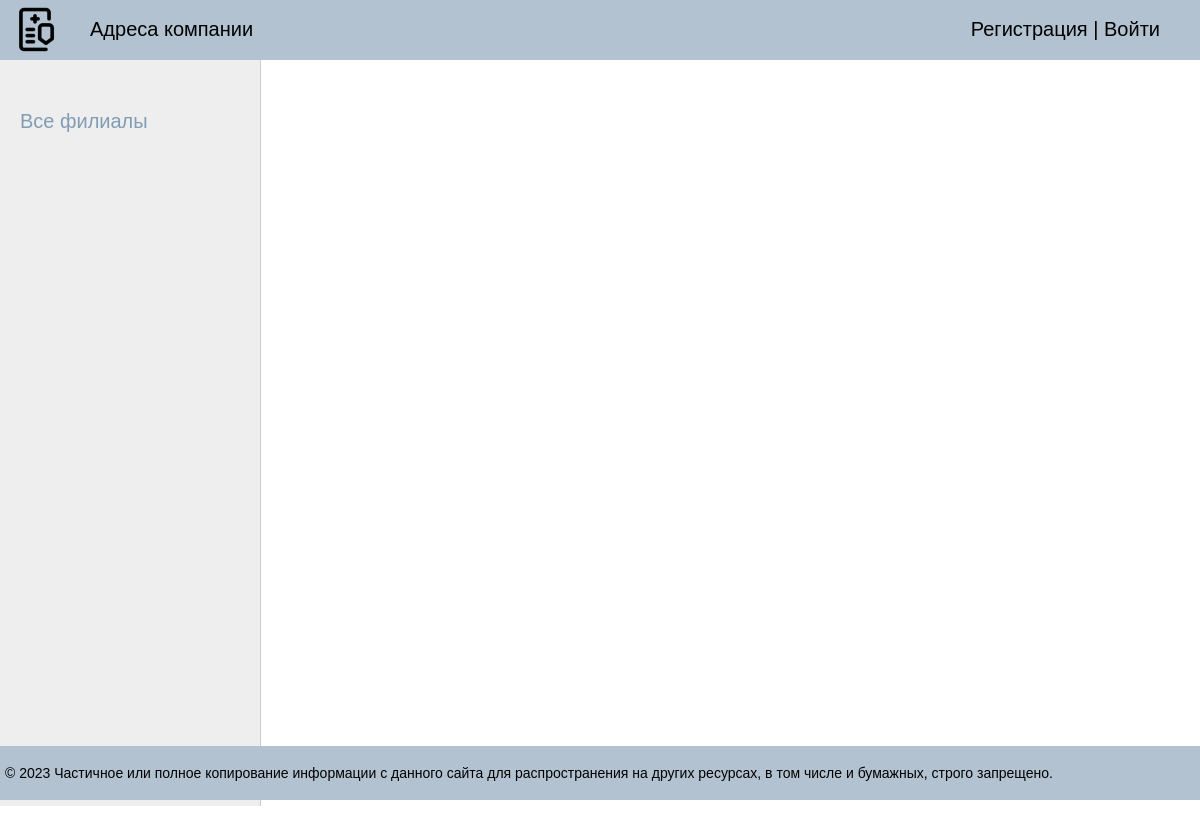
Page /address/ on the earlier database version.
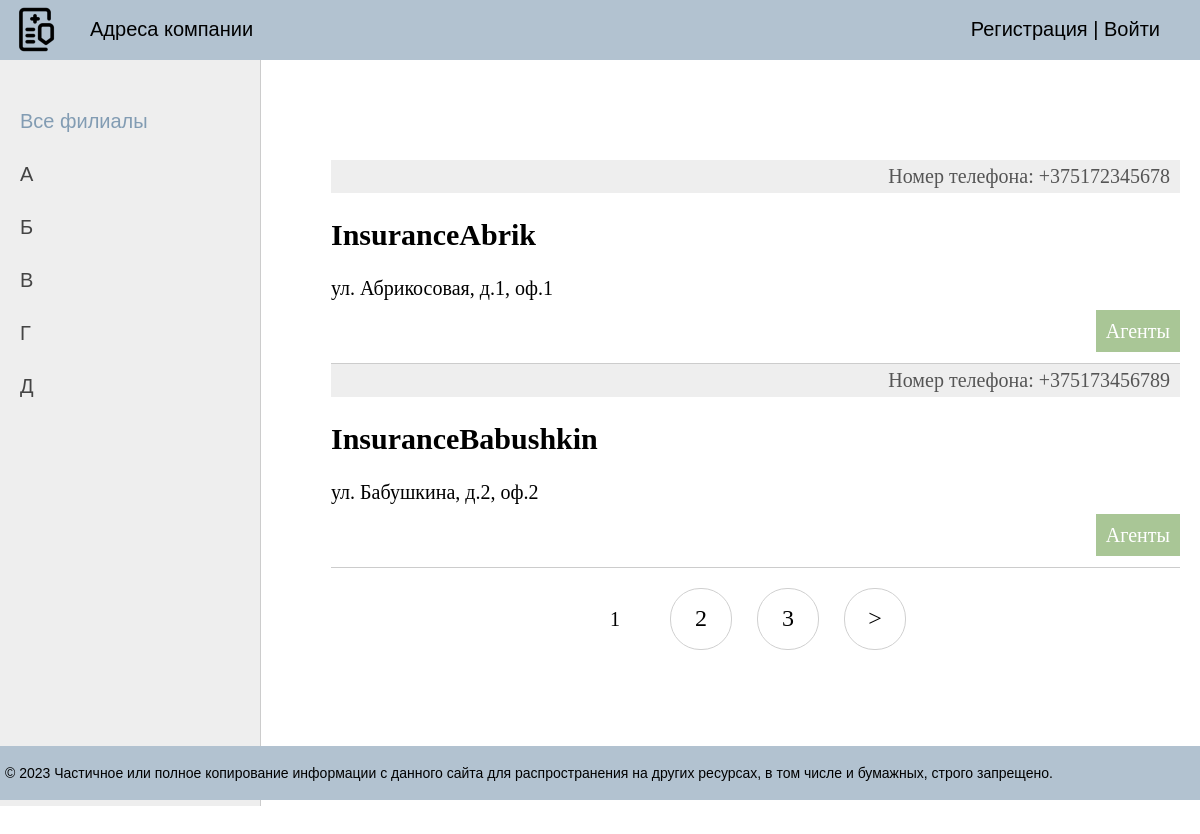
Same page on the later database version.
### mainapp/models.py (models this page shows, shortened)
class Letters(models.Model):
    letter = models.CharField(max_length=1, verbose_name='Буква')
    slug = models.SlugField(max_length=255, unique=True, db_index=True, verbose_name='URL')
    def get_absolute_url(self):
        return reverse('letter', kwargs={'let_slug': self.slug})
    class Meta:
        verbose_name = 'Буква'
        verbose_name_plural = 'Буквы'
        ordering = ['letter']

class InsuranceCompany(models.Model):
    name = models.CharField(max_length=100, verbose_name='Название филиала')
    address = models.CharField(max_length=100, verbose_name='Адресс')
    phone_number = models.CharField(max_length=13, verbose_name='Номер телефона')
    letter_id = models.ForeignKey('Letters', on_delete=models.PROTECT, verbose_name='Начальная буква')
    slug = models.SlugField(max_length=255, unique=True, db_index=True, verbose_name='URL')
    def get_absolute_url(self):
        return reverse('agent', kwargs={'agent_slug': self.slug})
    class Meta:
        verbose_name = 'Филлиал'
        verbose_name_plural = 'Филлиалы'
        ordering = ['letter_id']

### mainapp/views.py (the view)
# urls.py: path('address/', CompanyAddress.as_view(), name='address'),
class CompanyAddress(DataMixin, ListView):
    model = InsuranceCompany
    template_name = 'mainapp/address.html'
    context_object_name = 'posts'
    def get_context_data(self, *, object_list=None, **kwargs):
        context = super().get_context_data(**kwargs)
        c_def = self.get_user_context(title='Филиалы компании', let_selected=0)
        return dict(list(context.items()) + list(c_def.items()))

### mainapp/templatetags/mainapp_tags.py (called while the page is built)
@register.simple_tag(name='getcats')
def get_categories(filter=None):
    if not filter:
        return Category.objects.all()
    else:
        return Category.objects.filter(pk=filter)

### mainapp/templates/mainapp/address.html (shortened to what this page needs)
{% extends 'mainapp/base_for_address.html' %}
{% block content %}
<ul class="list-articles">
	{% for p in posts %}
			<li><div class="article-panel">
				<p class="last">Номер телефона: {{p.phone_number}}</p>
			</div>
				<h2>{{p.name}}</h2>
				{{p.address}}
			<p class="link-read-post"><a href="{{ p.get_absolute_url }}">Агенты</a></p>
			</li>
	{% endfor %}
</ul>
{% endblock %}

### mainapp/templates/mainapp/base_for_address.html (shortened to what this page needs)
{% load static %}
{% load mainapp_tags %}
<!DOCTYPE html>
<html>
<head>
    <link type="text/css" href="{% static 'mainapp/css/styles.css' %}" rel="stylesheet"/>
</head>
<body>
<table class="table-page" border=0 cellpadding="0" cellspacing="0">
    <tr>
        <td valign=top>
        {% block mainmenu %}
            <div class="header">
                <ul id="mainmenu" class="mainmenu">
                    <li class="logo"><a href="{% url 'home' %}">
                        <div class="logo"></div>
                    </a></li>
                    {% for m in menu %}
                    <li><a href="{% url m.url_name %}">{{m.title}}</a></li>
                    {% endfor %}
                    {% if request.user.is_authenticated %}
                    <li class="last">{{ user.username }} | <a href="{% url 'logout' %}">Выйти</a></li>
                    {% else %}
                    <li class="last">
                    <a href="{% url 'register' %}">Регистрация</a> | <a href="{% url 'login' %}">Войти</a>
                    </li>
                    {% endif %}
                </ul>
            </div>
            {% endblock mainmenu %}
            <table class="table-content" border=0 cellpadding="0" cellspacing="0">
                <tr>
                    <td valign="top" class="left-chapters">
                        <ul id="leftchapters">
                            {% if let_selected == 0 %}
                            <li class="selected">Все филиалы</li>
                            {% else %}
                            <li><a href="{% url 'address' %}">Все филиалы</a></li>
                            {% endif %}
                            {% for l in lets %}
                            {% if l.insurancecompany__count > 0 %}
                            {% if l.pk == let_selected %}
                            <li class="selected">{{l.letter}}</li>
                            {% else %}
                            <li><a href="{{ l.get_absolute_url }}">{{l.letter}}</a></li>
                            {% endif %}
                            {% endif %}
                            {% endfor %}
                        </ul>
                    </td>
                    <td valign="top" class="content">
                        <div class="content-text">
                            {% block content %}
                            {% endblock %}
                                                    {% if page_obj.has_other_pages %}
                            <nav class="list-pages">
                                <ul>
                                    {% for p in paginator.page_range %}
                                    {% if page_obj.number == p %}
                                    <li class="page-num page-num-selected">{{ p }}</li>
                                    {% elif p >= page_obj.number|add:-2 and p <= page_obj.number|add:2 %}
                                    <li class="page-num">
                                        <a href="?page={{ p }}">{{ p }}</a>
                                    </li>
                                    {% endif %}
                                    {% endfor %}
                                    {% if page_obj.has_next %}
                                    <li class="page-num">
                                        <a href="?page={{ page_obj.next_page_number }}">&gt;</a>
                                    </li>
                                    {% endif %}
                                </ul>
                            </nav>
                            {% endif %}
                        </div>
                    </td>
                </tr>
            </table>
        </td>
    </tr>
    <tr>
        <td valign=top>
            <div id="footer">
                <p>&copy; 2023 Частичное или полное копирование информации с данного сайта для распространения на других
                    ресурсах, в том числе и бумажных, строго запрещено.</p>
            </div>
        </td>
    </tr>
</table>
</body>
</html>

### mainapp/static/mainapp/css/styles.css (style rules this page uses)
html, body { font-family: 'Arial'; margin: 0; padding: 0; height: 100%; width: 100%; color: #444; }
a { color: #9acd32; text-decoration: none; }
p.link-read-post { text-align: right; }
p.link-read-post a { padding: 10px; min-width: 100px; background: #a9c696; color: #fff; text-decoration: none; }
div.article-panel { background: #eee; padding: 5px 10px 5px 10px; box-sizing: border-box; overflow: hidden; color: #555; }
div.article-panel p.last { margin: 0; float: right; }
ul.list-articles { list-style: none; margin: 0; padding: 0; }
ul.list-articles li { border-bottom: 1px solid #ccc; }
.table-page { width: 100%; height: 100%; vertical-align: top; }
.table-page tr { height: 100%; }
.header { background: #b2c2d0; height: 60px; }
.logo { background: url('../images/main(1).ico') no-repeat 10px 5px; width: 60px; height: 60px; }
ul.mainmenu { list-style: none; margin: 0; padding: 0; height: 60px; color: #000000; font-size: 20px; overflow: hidden; }
ul.mainmenu li { float: left; margin: 18px 40px 0 30px; }
ul.mainmenu li.logo { margin: 0; }
ul.mainmenu li.last { float: right; }
ul.mainmenu li a { color: #000000; text-decoration: none; }
.table-content { width: 100%; min-height: 100%; height: 100%; }
.left-chapters { margin: 0; background: #eee; border-right: 1px solid #ccc; min-height: 100%; }
.left-chapters ul { width: 230px; min-height: 100%; margin: 0; padding: 20px 10px 10px 20px; list-style: none; font-size: 20px; }
.left-chapters ul li { margin: 30px 0 0 0; color: #999; }
.left-chapters ul li.selected { color: #829cb3; }
.left-chapters ul li a { color: #444; text-decoration: none; }
.content { padding: 40px 20px 20px 40px; width: 100%; box-sizing: border-box; }
.content-text { margin: 60px 0 0 30px; color: #000; font-size: 20px; font-family: Yandex Sans Display Light; }
#footer { box-sizing: border-box; background: #b2c2d0; padding: 5px; color: #000000; font-size: 14px; font-family: Verdana, Geneva, Arial, Helvetica; text-align: left; overflow: hidden; }
.list-pages { text-align: center; margin: 0 0 20px 0; }
.list-pages ul { margin: 20px 0 0 0; padding: 0; list-style: none; }
.list-pages ul li { display: inline-block; margin: 0 20px 0 0; }
.list-pages a { color: #000; font-size: 24px; text-decoration: none; }
.list-pages .page-num, .page-num-selected { display: inline-block; width: 60px; height: 44px; padding: 16px 0 0 0; border: 1px solid #d0d0d0; border-radius: 30px; }
.list-pages .page-num-selected { border: none; color: #000; font-size: 20px; }

Differences in the rows shown:
added Letters: letter "А"
added Letters: letter "Б"
added Letters: letter "В"
added Letters: letter "Г"
added Letters: letter "Д"
added InsuranceCompany: phone_number "+375172345678", name "InsuranceAbrik", address "ул. Абрикосовая, д.1, оф.1"
added InsuranceCompany: phone_number "+375173456789", name "InsuranceBabushkin", address "ул. Бабушкина, д.2, оф.2"
Other differences:
new list line: "1"
new list line: "2"
new list line: "3"
